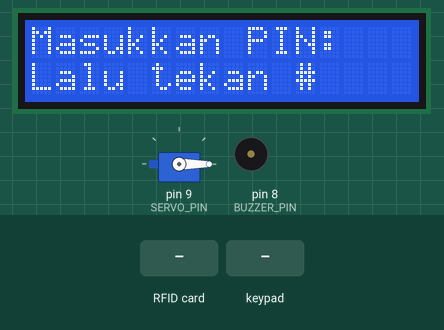
Bench run of a sketch on a simulated Arduino Uno, built with avr-gcc and run on an emulated ATmega328P. Parts: 16×2 character LCD, servo, buzzer (waves = sounding). The inputs (shaded band) are chosen by the test bench. What the sketch prints to the serial monitor is not drawn.

Above: at 3.3 s.
3.4 s: RFID card 01 02 03 04 held to the reader
At 4.7 s:
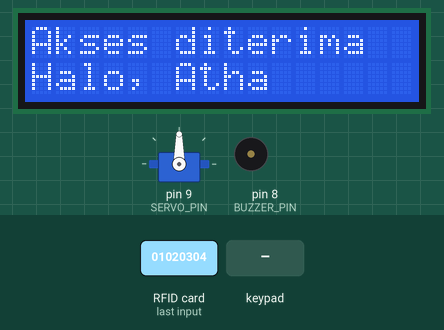
5.4 s: keypad keys 2 2 2 2 # pressed 0.4 s apart
At 10.03 s:
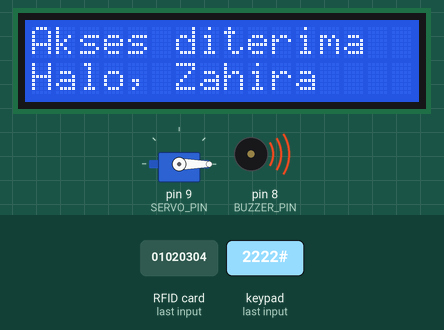
10.4 s: RFID card 5E 7A 19 C4 held to the reader
At 15.56 s:
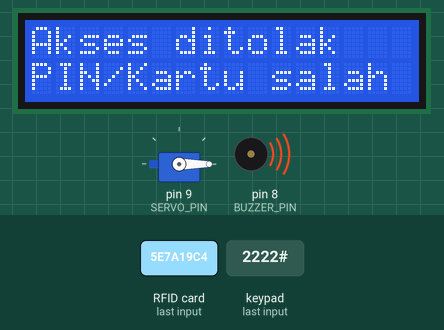
16.4 s: keypad keys 0 0 0 0 # pressed 0.4 s apart
At 20.5 s:
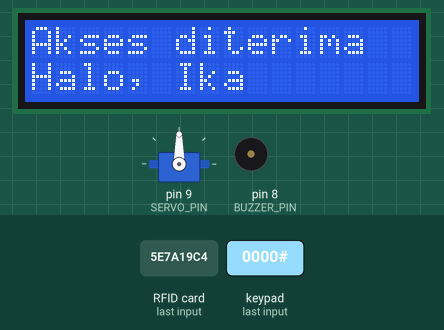
21.4 s: RFID card 11 22 33 44 held to the reader
Timing chart, 0 to 25.4 s (numbered marks = the images above; inputs shaded):
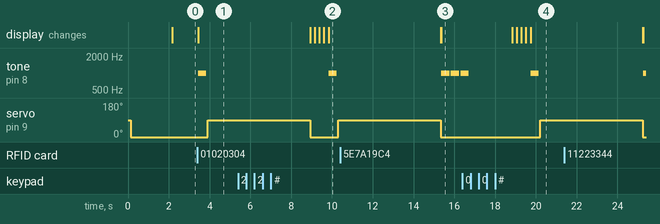

The sketch:

sketch.ino
```cpp
#include <Wire.h>
#include <LiquidCrystal_I2C.h>
#include <Keypad.h>
#include <Servo.h>
#include <SPI.h>
#include <MFRC522.h>

// ===============================
// KONFIGURASI KOMPONEN
// ===============================

LiquidCrystal_I2C lcd(0x27, 16, 2);
Servo doorServo;

const int SERVO_PIN = 9;
const int BUZZER_PIN = 8;

const int SERVO_LOCKED = 0;
const int SERVO_UNLOCKED = 90;

// RFID
#define RFID_SS_PIN 10
#define RFID_RST_PIN A2

MFRC522 rfid(RFID_SS_PIN, RFID_RST_PIN);

// ===============================
// KONFIGURASI KEYPAD
// ===============================

const byte ROWS = 4;
const byte COLS = 4;

char keys[ROWS][COLS] = {
  {'1', '2', '3', 'A'},
  {'4', '5', '6', 'B'},
  {'7', '8', '9', 'C'},
  {'*', '0', '#', 'D'}
};

byte rowPins[ROWS] = {2, 3, 4, 5};

// D10 dan D11 dipindahkan ke A0 dan A1
byte colPins[COLS] = {6, 7, A0, A1};

Keypad keypad = Keypad(
  makeKeymap(keys),
  rowPins,
  colPins,
  ROWS,
  COLS
);

// ===============================
// DATA PENGGUNA
// ===============================

String inputPin = "";

String userNames[3] = {
  "Atha",
  "Zahira",
  "Ika"
};

String userPins[3] = {
  "1111",
  "2222",
  "0000"
};

// UID kartu RFID masing-masing pengguna
// Sesuaikan UID jika kartu yang digunakan berbeda

byte authorizedUIDs[3][4] = {
  {0x01, 0x02, 0x03, 0x04}, // Atha
  {0x11, 0x22, 0x33, 0x44}, // Zahira
  {0x55, 0x66, 0x77, 0x88}  // Ika
};

// ===============================
// SETUP
// ===============================

void setup() {

  Serial.begin(9600);

  lcd.init();
  lcd.backlight();

  doorServo.attach(SERVO_PIN);
  pinMode(BUZZER_PIN, OUTPUT);

  // Memulai komunikasi RFID
  SPI.begin();
  rfid.PCD_Init();

  lockDoor();

  lcd.clear();
  lcd.setCursor(0, 0);
  lcd.print("Sistem Keamanan");
  lcd.setCursor(0, 1);
  lcd.print("Memulai...");

  delay(2000);

  showEnterPin();

  Serial.println("Sistem RFID aktif");
  Serial.println("Tempelkan kartu RFID");
}

// ===============================
// LOOP UTAMA
// ===============================

void loop() {

  // Memeriksa kartu RFID
  checkRFID();

  // Membaca keypad
  char key = keypad.getKey();

  if (key) {

    if (key == '#') {
      checkPin();
    }

    else if (key == '*') {
      inputPin = "";
      showEnterPin();
    }

    else if (key == 'C') {

      if (inputPin.length() > 0) {
        inputPin.remove(inputPin.length() - 1);
        updateDisplay();
      }

    }

    else if (inputPin.length() < 4) {

      if (key >= '0' && key <= '9') {
        inputPin += key;
        updateDisplay();
      }

    }
  }
}

// ===============================
// TAMPILAN LCD
// ===============================

void showEnterPin() {

  lcd.clear();

  lcd.setCursor(0, 0);
  lcd.print("Masukkan PIN:");

  lcd.setCursor(0, 1);
  lcd.print("Lalu tekan #");
}

void updateDisplay() {

  lcd.clear();

  lcd.setCursor(0, 0);
  lcd.print("Masukkan PIN:");

  lcd.setCursor(0, 1);

  for (int i = 0; i < inputPin.length(); i++) {
    lcd.print("*");
  }
}

// ===============================
// AUTENTIKASI PIN
// ===============================

void checkPin() {

  bool accessGranted = false;

  for (int i = 0; i < 3; i++) {

    if (inputPin == userPins[i]) {

      accessGranted = true;

      unlockDoor(userNames[i]);

      break;
    }
  }

  if (!accessGranted) {
    accessDenied();
  }

  inputPin = "";

  showEnterPin();
}

// ===============================
// AUTENTIKASI RFID
// ===============================

void checkRFID() {

  // Memeriksa apakah ada kartu baru
  if (!rfid.PICC_IsNewCardPresent()) {
    return;
  }

  // Membaca UID kartu
  if (!rfid.PICC_ReadCardSerial()) {
    return;
  }

  Serial.print("UID Kartu: ");

  for (byte i = 0; i < rfid.uid.size; i++) {

    Serial.print(rfid.uid.uidByte[i], HEX);
    Serial.print(" ");

  }

  Serial.println();

  bool accessGranted = false;

  // Memeriksa UID dengan daftar pengguna
  for (int i = 0; i < 3; i++) {

    if (rfid.uid.size == 4) {

      bool uidMatch = true;

      for (byte j = 0; j < 4; j++) {

        if (rfid.uid.uidByte[j] != authorizedUIDs[i][j]) {
          uidMatch = false;
          break;
        }

      }

      if (uidMatch) {

        accessGranted = true;

        inputPin = "";

        unlockDoor(userNames[i]);

        break;
      }
    }
  }

  // Jika kartu tidak terdaftar
  if (!accessGranted) {

    accessDenied();

  }

  // Mengakhiri komunikasi dengan kartu
  rfid.PICC_HaltA();
  rfid.PCD_StopCrypto1();
}

// ===============================
// AKSES DITERIMA
// ===============================

void unlockDoor(String name) {

  lcd.clear();

  lcd.setCursor(0, 0);
  lcd.print("Akses diterima");

  lcd.setCursor(0, 1);
  lcd.print("Halo, ");
  lcd.print(name);

  beep(1);

  doorServo.write(SERVO_UNLOCKED);

  delay(5000);

  lockDoor();
}

// ===============================
// AKSES DITOLAK
// ===============================

void accessDenied() {

  lcd.clear();

  lcd.setCursor(0, 0);
  lcd.print("Akses ditolak");

  lcd.setCursor(0, 1);
  lcd.print("PIN/Kartu salah");

  beep(3);

  delay(2000);
}

// ===============================
// KUNCI PINTU
// ===============================

void lockDoor() {

  doorServo.write(SERVO_LOCKED);

}

// ===============================
// BUZZER
// ===============================

void beep(int times) {

  for (int i = 0; i < times; i++) {

    tone(BUZZER_PIN, 1000, 400);

    delay(470);

    noTone(BUZZER_PIN);
  }
}
```

Measured:
- after the input at 3.4 s, tone on pin 8 (BUZZER_PIN): silent → 1000 Hz after 0.05 s, → silent 0.40 s later; servo on pin 9 (SERVO_PIN): 0° → 90° after 0.52 s; the display: changes after 0.05 s (image 1)
- after the input at 5.4 s, tone on pin 8 (BUZZER_PIN): silent → 1000 Hz after 4.4 s, → silent 0.40 s later; the display: first changes after 3.5 s (image 2 shows a later state)
- after the input at 10.4 s, tone on pin 8 (BUZZER_PIN): alternates 1000 Hz for 0.40 s and silent for 0.07 s, starting after 5.0 s; the display: first differs from a run without the input after 5.0 s (image 3)
- after the input at 16.4 s, servo on pin 9 (SERVO_PIN): 0° → 90° after 3.8 s; the display: first changes after 2.4 s (image 4 shows a later state)
- after the input at 21.4 s, tone on pin 8 (BUZZER_PIN): silent → 1000 Hz after 3.9 s
